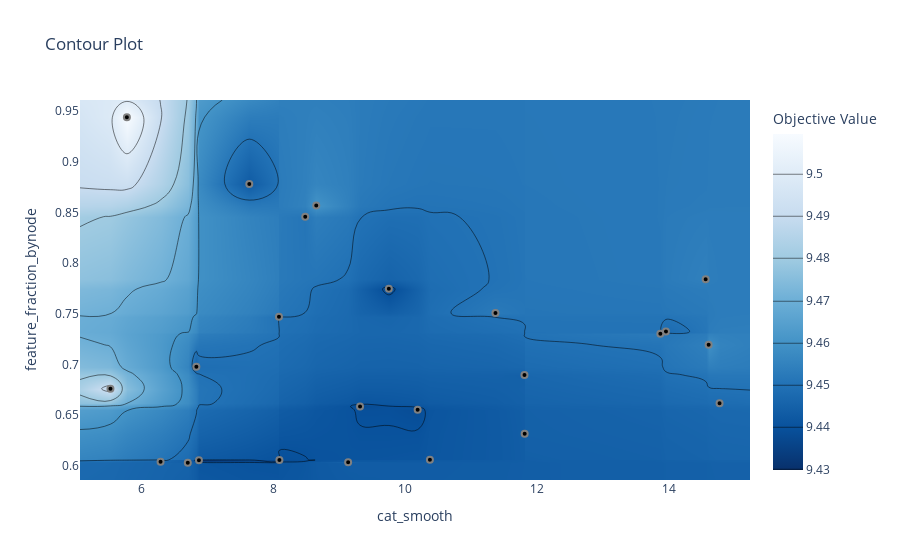

The notebook cell saved with this chart:
### Code cell
fig = optuna.visualization.plot_contour(study_bo)
fig.show()

### Figure 1 — Plotly figure (JSON) as saved in the notebook; plotly's stock layout.template omitted (floating-point values rounded to 4 significant figures; data arrays with more than 128 entries replaced by an {"elided": "..."} marker saying what was removed)
{"data": [{"colorbar": {"title": {"text": "Objective Value"}}, "colorscale": [[0, "rgb(247,251,255)"], [0.125, "rgb(222,235,247)"], [0.25, "rgb(198,219,239)"], [0.375, "rgb(158,202,225)"], [0.5, "rgb(107,174,214)"], [0.625, "rgb(66,146,198)"], [0.75, "rgb(33,113,181)"], [0.875, "rgb(8,81,156)"], [1, "rgb(8,48,107)"]], "connectgaps": true, "contours": {"coloring": "heatmap"}, "hoverinfo": "none", "line": {"smoothing": 1.3}, "reversescale": true, "type": "contour", "x": [5.065, 5.526, 5.775, 6.286, 6.699, 6.829, 6.868, 7.632, 8.082, 8.088, 8.48, 8.647, 9.131, 9.311, 9.748, 10.18, 10.37, 11.36, 11.8, 11.81, 13.86, 13.95, 14.55, 14.6, 14.76, 15.22], "y": [0.5858, 0.6029, 0.6034, 0.6037, 0.6054, 0.6055, 0.6058, 0.6316, 0.6551, 0.6585, 0.6616, 0.6759, 0.6896, 0.6977, 0.7194, 0.7303, 0.7324, 0.747, 0.7508, 0.7746, 0.7841, 0.8459, 0.8569, 0.8782, 0.9441, 0.9611], "z": {"elided": "26x26 float values"}}, {"marker": {"color": "black", "line": {"color": "Grey", "width": 2}}, "mode": "markers", "showlegend": false, "type": "scatter", "x": [14.76, 5.775, 14.55, 13.95, 14.6, 11.8, 9.311, 11.81, 7.632, 13.86, 11.36, 8.082, 9.748, 8.088, 9.131, 8.48, 8.647, 10.37, 10.18, 6.699, 6.868, 6.286, 6.829, 5.526], "y": [0.6616, 0.9441, 0.7841, 0.7324, 0.7194, 0.6896, 0.6585, 0.6316, 0.8782, 0.7303, 0.7508, 0.747, 0.7746, 0.6055, 0.6034, 0.8459, 0.8569, 0.6058, 0.6551, 0.6029, 0.6054, 0.6037, 0.6977, 0.6759]}], "layout": {"title": {"text": "Contour Plot"}, "xaxis": {"range": [5.065, 15.22], "title": {"text": "cat_smooth"}}, "yaxis": {"range": [0.5858, 0.9611], "title": {"text": "feature_fraction_bynode"}}}}
